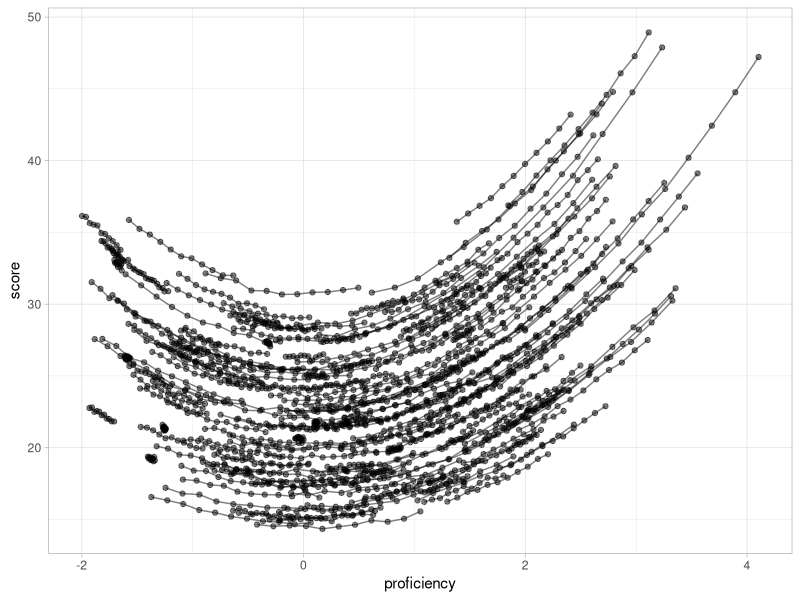
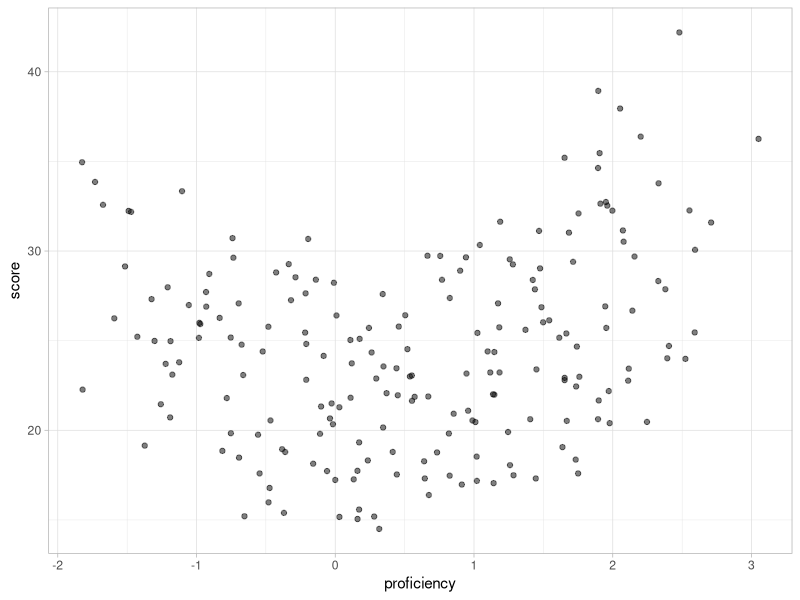
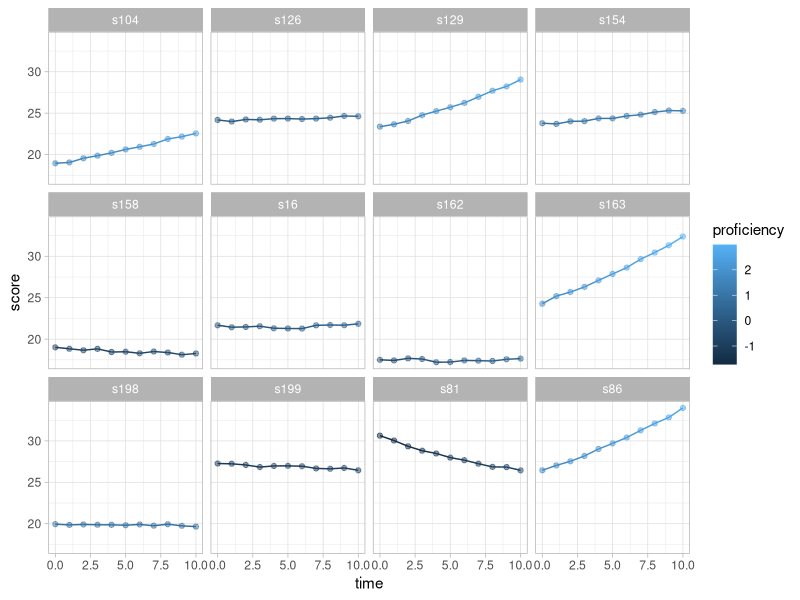
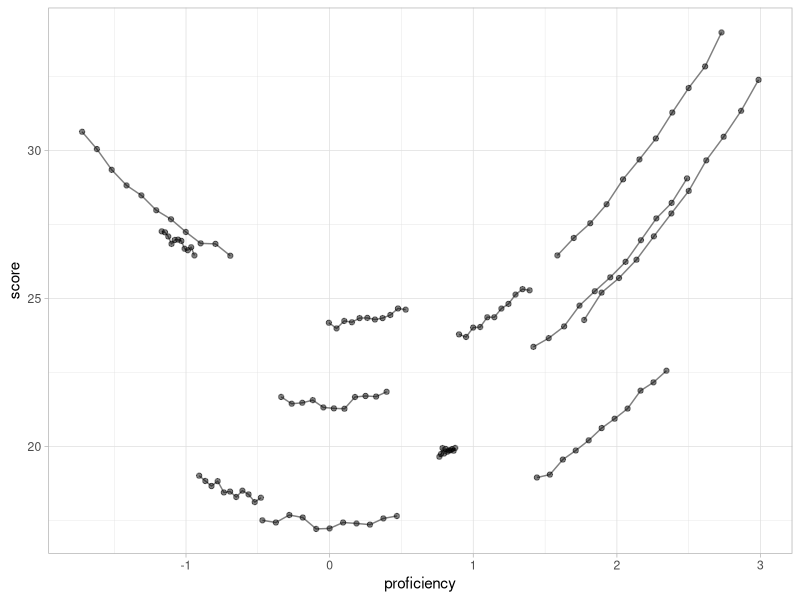
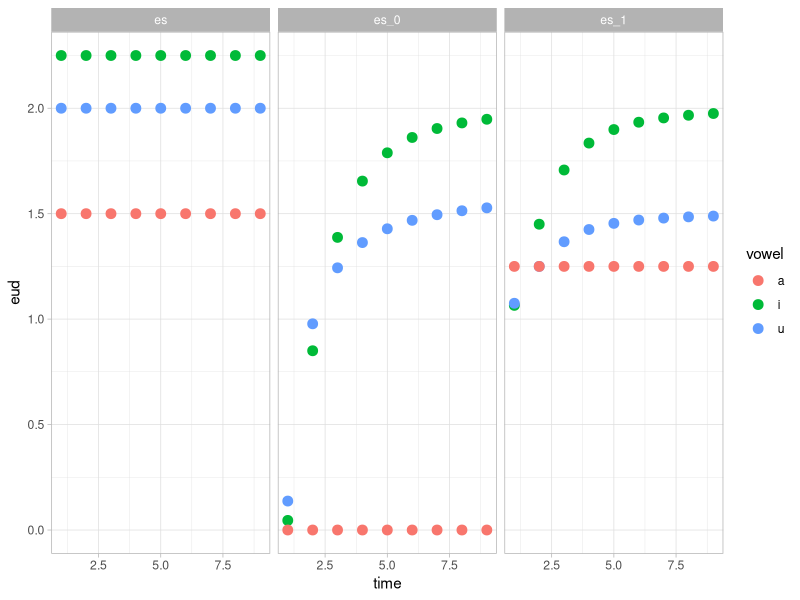
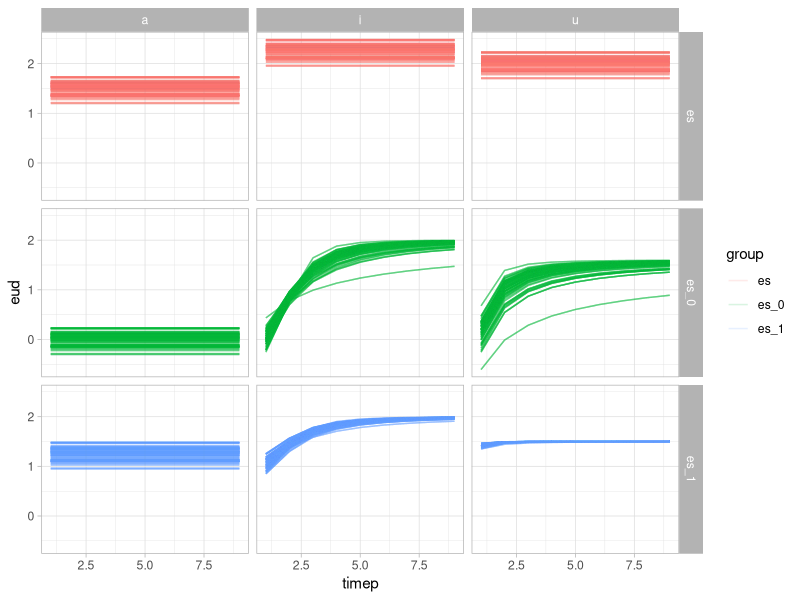

Recreate these plots in R, in order.
## ---- chunk 1
#| label: setup

library(tidyverse)
theme_set(theme_light())
library(mgcv)
my_seed <- 4785
## ---- chunk 2
#| label: dat1

set.seed(my_seed)

subjs <- 200
proficiency <- runif(subjs, -2, 2)
proficiency_b <- rnorm(subjs, 0.1, 0.05)
timep <- 11
intercept <- 15

proficiency_subjs <- list()
score_subjs <- list()

for (subj in 1:subjs) {
  # Get proficiency for subject `subj` in time point 1 to 11
  proficiency_subj <- proficiency[subj] + proficiency_b[subj] * 0:10
  # Calculate score of subject `subj` based on their proficiency
  score_subj <- intercept + proficiency_subj^2 + rnorm(1, 0, 0.5)
  # Add random noise to score
  score_subj <- score_subj * runif(1, 1, 2) + rnorm(timep, 0, 0.1)

  # Add proficiency values to list
  proficiency_subjs[subj] <- list(proficiency_subj)
  # Add scores to list
  score_subjs[subj] <- list(score_subj)
}

dat1 <- tibble(
  score = unlist(score_subjs),
  proficiency = unlist(proficiency_subjs),
  subj = as.factor(paste("s", rep(1:subjs, each = timep), sep = "")),
  time = rep(0:10, length.out = subjs * timep)
)
## ---- chunk 3
#| label: dat1-pro-sco

dat1 %>%
  ggplot(aes(proficiency, score, group = subj)) +
  geom_path(alpha = 0.5) +
  geom_point(alpha = 0.5)
## ---- chunk 4
#| label: dat1-pro-sco-t5

dat1 %>%
  filter(time == 5) %>%
  ggplot(aes(proficiency, score, group = subj)) +
  geom_point(alpha = 0.5)
## ---- chunk 5
#| label: dat1-subj-12
set.seed(my_seed)

dat1 %>%
  filter(subj %in% sample(unique(dat1$subj), 12)) %>%
  ggplot(aes(time, score, group = subj, colour = proficiency)) +
  geom_path() +
  geom_point(alpha = 0.5) +
  facet_wrap(vars(subj))
## ---- chunk 6
#| label: dat1-subj-12-pro-sco
set.seed(my_seed)

dat1 %>%
  filter(subj %in% sample(unique(dat1$subj), 12)) %>%
  ggplot(aes(proficiency, score, group = subj)) +
  geom_path(alpha = 0.5) +
  geom_point(alpha = 0.5)
## ---- chunk 7
#| label: eud
# https://mycurvefit.com

x <- 1:9

y_esi <- rep(2.25, 9)
y_esu <- rep(2, 9)
y_esa <- rep(1.5, 9)

y_es0i <- 2 + (-0.3 - 2)/(1 + (x/2)^2.5)
y_es0u <- 1.6 + (-4 - 1.6)/(1 + (x/0.5)^1.5)
y_es0a <- rep(0, 9)

y_es1i <- 2 + (0.9 - 2)/(1 + (x/2)^2.5)
y_es1u <- 1.5 + (1 - 1.5)/(1 + (x/2)^2.5)
y_es1a <- rep(1.25, 9)
## ---- chunk 8
#| label: eud-plot

tibble(
  time = rep(x, 9),
  eud = c(y_esi, y_esu, y_esa, y_es0i, y_es0u, y_es0a, y_es1i, y_es1u, y_es1a),
  group = rep(c("es", "es_0", "es_1"), each = 9*3),
  vowel = rep(rep(c("i", "u", "a"), each = 9), 3)
) %>%
  ggplot(aes(time, eud, colour = vowel)) +
  geom_point(size = 3) +
  facet_grid(cols = vars(group))
## ---- chunk 9
set.seed(my_seed)

subjs <- 60
timep <- 9
reps <- 6

dat2_grid <- expand_grid(
  subj = 1:subjs,
  group = c("es", "es_0", "es_1"),
  vowel = c("i", "u", "a"),
  rep = 1:reps
)

subj_int <- rnorm(subjs, 0, 0.15)
subj_slo <- rnorm(subj, 0, 0.25)

dat2 <- tibble()

for (rown in 1:nrow(dat2_grid)) {
  # Get current row, group and vowel
  this_row <- dat2_grid[rown,]
  this_subj <- this_row$subj
  this_group <- this_row$group
  this_vowel <- this_row$vowel
  
  # Calculate EUD trajectory
  if (this_group == "es") {
    if (this_vowel == "i") {
      this_eud <- rep(2.25 + subj_int[this_subj], 9)
    } else if (this_vowel == "u") {
      this_eud <- rep(2 + subj_int[this_subj], 9)
    } else if (this_vowel == "a") {
      this_eud <- rep(1.5 + subj_int[this_subj], 9)
    }
    
    
  } else if (this_group == "es_0") {
    if (this_vowel == "i") {
      this_eud <- 2 + (-0.3 + subj_int[this_subj] - 2)/(1 + (1:timep/2)^(2.5 + subj_slo[this_subj] * 2))
    } else if (this_vowel == "u") {
      this_eud <- 1.6 + (-4 + subj_int[this_subj] - 1.6)/(1 + (1:timep/0.5)^(1.5 + subj_slo[this_subj]))
    } else if (this_vowel == "a") {
      this_eud <- rep(0 + subj_int[this_subj], 9)
    }
    
    
  } else if (this_group == "es_1") {
    if (this_vowel == "i") {
      this_eud <- 2 + (0.9 + subj_int[this_subj] - 2)/(1 + (1:timep/2)^(2.5 + subj_slo[this_subj]))
    } else if (this_vowel == "u") {
      this_eud <- 1.5 + (1 + subj_int[this_subj] - 1.5)/(1 + (1:timep/0.5)^(2.5 + subj_slo[this_subj]))
    } else if (this_vowel == "a") {
      this_eud <- rep(1.25 + subj_int[this_subj], 9)
    }
  }

  # Add eud to dat2
  this_row$eud <- list(this_eud)
  this_trial <- unnest(this_row, eud)
  this_trial$timep <- 1:timep
  dat2 <- bind_rows(dat2, this_trial)
}

dat2 <- dat2 %>%
  mutate(
    id = paste(group, subj, rep, sep = ".")
  )
## ---- chunk 10
dat2 %>%
  ggplot(aes(timep, eud, group = id, colour = group)) +
  geom_path(alpha = 0.15) +
  facet_grid(cols = vars(vowel), rows = vars(group))
